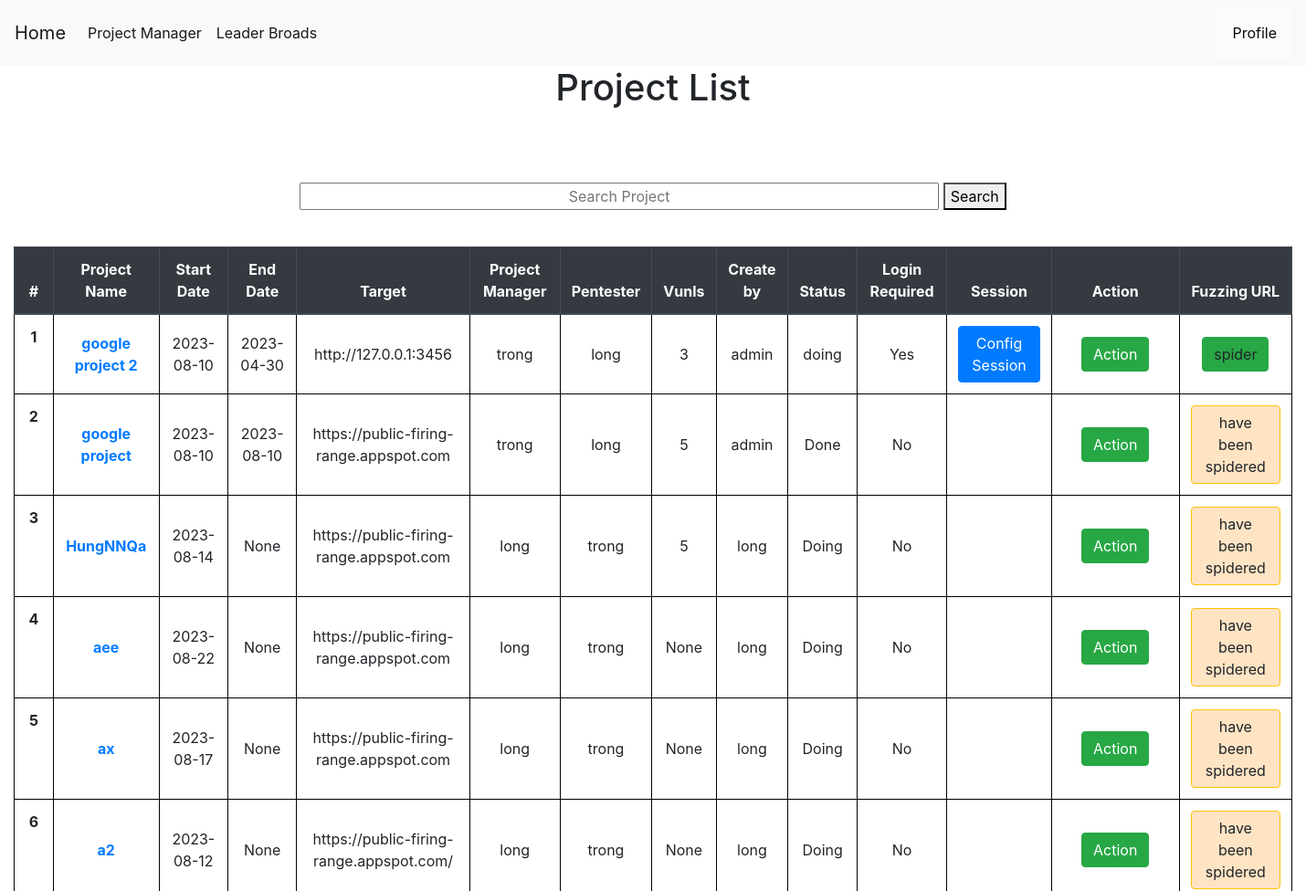
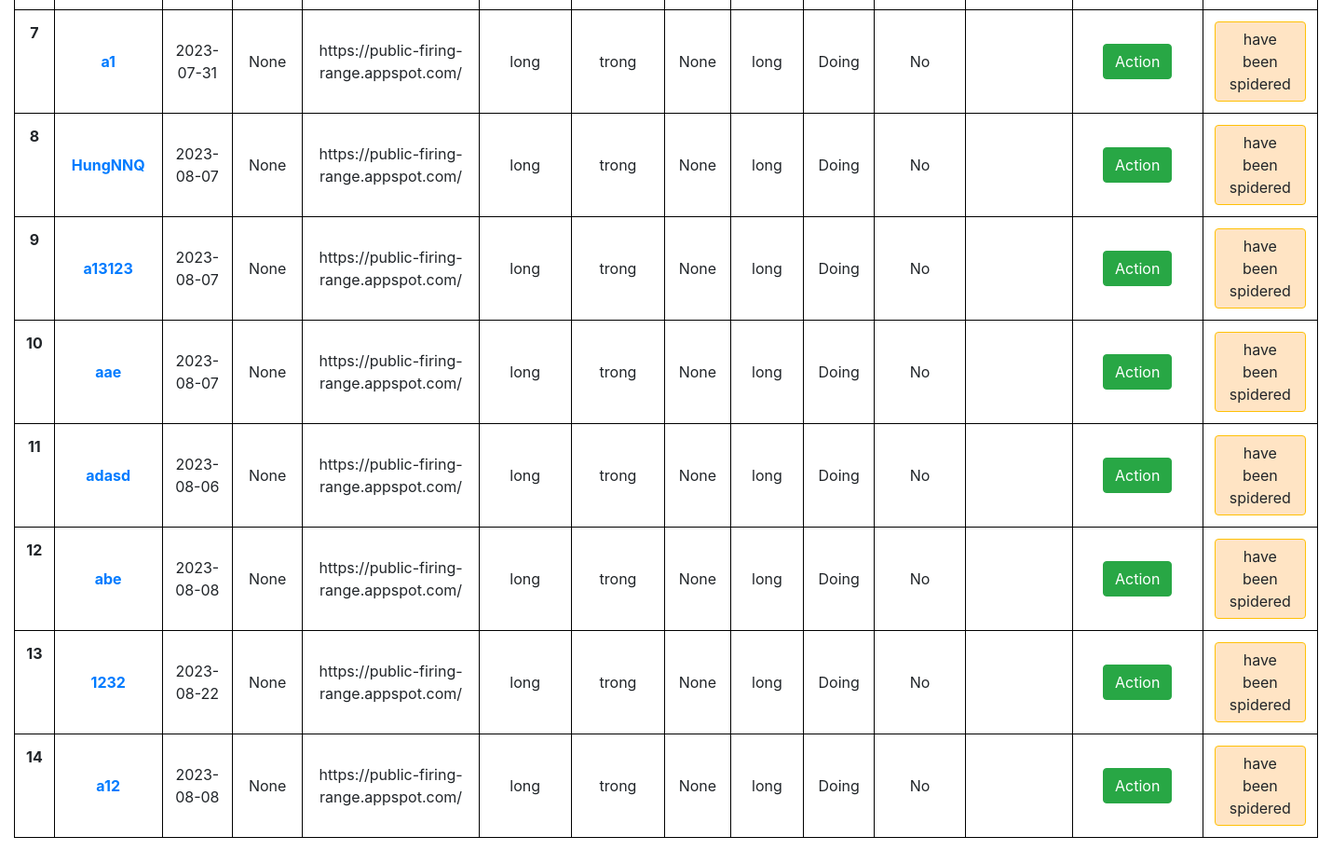
/projectmanager (signed in), run on an earlier commit of the app's database (2 pictures, top to bottom).
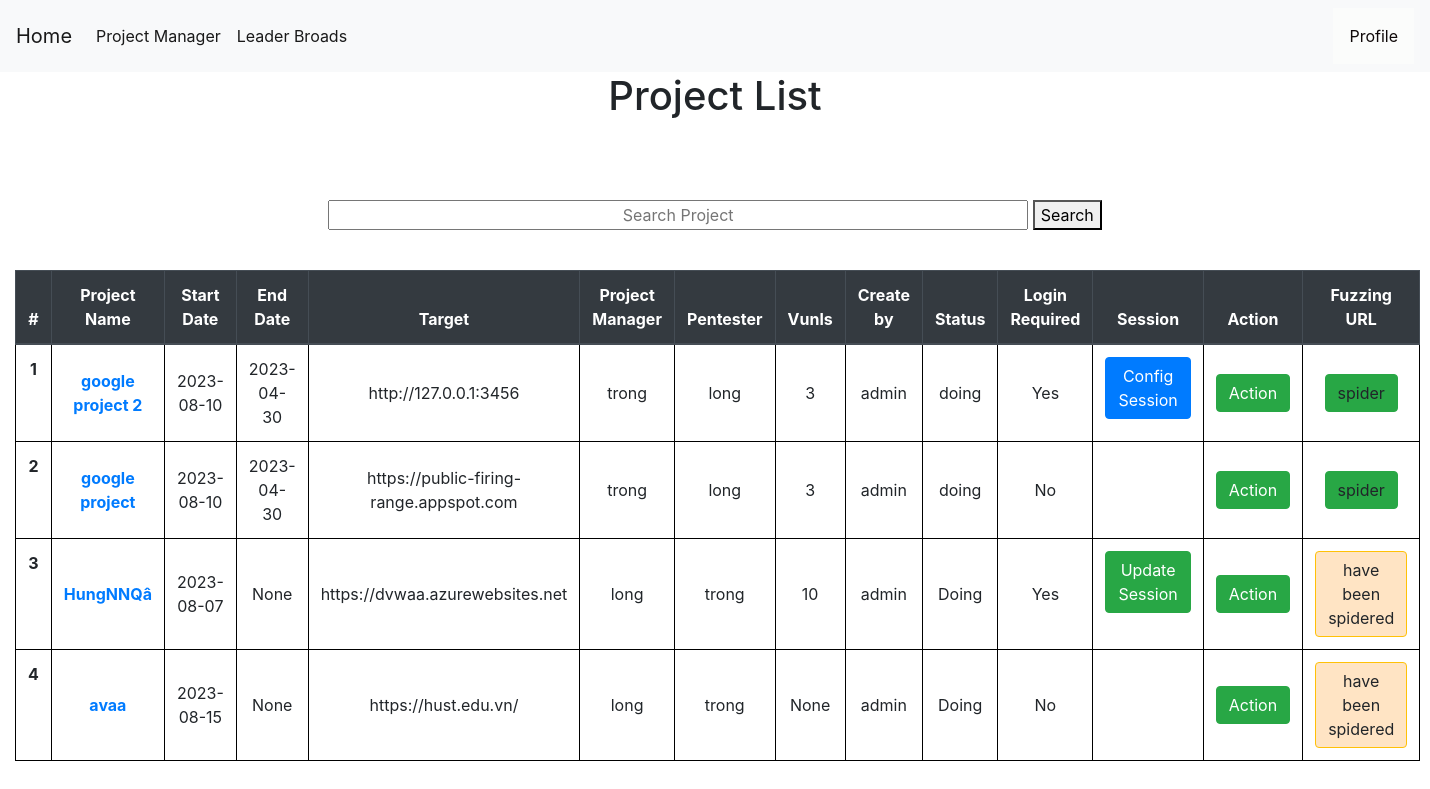
And on a later commit of the database.
### tables this page shows
CREATE TABLE projects (
    projectid INTEGER PRIMARY KEY AUTOINCREMENT,
    projectname TEXT NOT NULL,
    startdate date NOT NULL,
    enddate date,
    vunls int,
    target text not null,
    securitylevel TEXT,
    manager TEXT ,
    pentester TEXT ,
    status TEXT NOT NULL,
    create_by INTEGER ,
    isspider INTEGER DEFAULT 0,
    login INTEGER NOT NULL,
    isconfig INTEGER NOT NULL DEFAULT 0,
    FOREIGN KEY (pentester) REFERENCES users(username) ON DELETE CASCADE
    FOREIGN KEY (manager) REFERENCES users(username) ON DELETE CASCADE
    FOREIGN KEY (create_by) REFERENCES users(userid) ON DELETE CASCADE
);

### app.py (the view)
@app.route('/projectmanager', methods=('GET', 'POST'))
def showproject():
    msg = ''
    if session["userid"] == None:
        return redirect(url_for('login'))
    currentuser = get_current_user()
    conn = get_db_connection()
    projects = conn.execute('SELECT * FROM projects where pentester = ? OR manager = ?',(currentuser["username"],currentuser["username"],)).fetchall()
    allprojects = conn.execute('SELECT * FROM projects').fetchall()
    users = conn.execute('SELECT * FROM users').fetchall()
    conn.commit()
    conn.close()
    return render_template('show_project.html', allprojects=allprojects,currentuser=currentuser,projects=projects,users=users,msg=msg)

### app.py (called while the page is built)
def get_db_connection():
    conn = sqlite3.connect('database.db')
    conn.row_factory = sqlite3.Row
    return conn

def get_current_user():
    userid = session["userid"]
    conn = get_db_connection()
    user = conn.execute('SELECT * FROM users WHERE userid = ?',(userid,)).fetchone()
    conn.commit()
    conn.close()
    return user

### templates/show_project.html (shortened to what this page needs)
{% extends 'base.html' %}
{% block content %}
    <center><h1>{% block title %}  Project List  {% endblock %}</h1></center>
    <link rel= "stylesheet" type= "text/css" href= "{{ url_for('static',filename='css/showuser.css') }}">
    <link rel= "stylesheet" type= "text/css" href= "{{ url_for('static',filename='css/loading.css') }}">
  <center>
  <form action="{{ url_for('search_project') }}" method ="GET">
    <input style="text-align: center;width:50%;" name="projectname" type="projectname" placeholder="Search Project" />
    <button>Search</button>
  </form>
</center></br>
<div >
    <table class="table" style="width:100%">
        <thead class="thead-dark" style="width:100%">
          <tr>
            <th style="text-align: center"scope="col">#</th>
            <th style="text-align: center"scope="col">Project Name</th>
            <th style="text-align: center"scope="col">Start Date</th>
            <th style="text-align: center"scope="col">End Date</th>
            <th style="text-align: center"scope="col">Target</th>
            <th style="text-align: center"scope="col">Project Manager</th>
            <th style="text-align: center"scope="col">Pentester</th>
            <th style="text-align: center"scope="col">Vunls</th>
            <th style="text-align: center"scope="col">Create by</th>
            <th style="text-align: center"scope="col">Status</th>
            <th style="text-align: center"scope="col">Login Required</th>
            <th style="text-align: center"scope="col">Session</th>
            <th style="text-align: center;width: 10%;"scope="col">Action</th>
            <th style="text-align: center"scope="col">Fuzzing URL</th>
          </tr>
        </thead>
        <tbody>
        {% for project in projects %}
          <tr >
            <th style="text-align: center" class="counterCell"></th>
            <th style="text-align: center"class="align-middle" scope="row"><a href="{{ url_for('project_detail',id= project.projectid) }} ">{{ project.projectname }}</a></th>
            <td style="text-align: center"class="align-middle" >{{ project.startdate }}</td>
            <td style="text-align: center"class="align-middle" >{{ project.enddate }}</td>
            <td style="text-align: center"class="align-middle" >{{ project.target }}</a></td>
            <td style="text-align: center"class="align-middle" >{{ project.manager }}</td>
            <td style="text-align: center"class="align-middle" >{{ project.pentester }}</td>
            <td style="text-align: center"class="align-middle" >{{ project.vunls }}</td>
            <td style="text-align: center"class="align-middle" >{{ project.create_by }}</td>
            <td style="text-align: center"class="align-middle" >{{ project.status }}</td>
            {% if project.login == 1 %}
            <td style="text-align: center"class="align-middle" >Yes</td>
            {% else %}
            <td style="text-align: center"class="align-middle" >No</td>
            {% endif %}
            <td>
            {% if project.login == 1 %}
              {% if project.isconfig == 0%}
              <a style="text-align: center" href="{{ url_for('cookies_config',id= project.projectid) }}" class="btn btn-primary">Config Session</a>
              {% else %}
              <a style="text-align: center" href="{{ url_for('cookies_update',id= project.projectid) }}" class="btn btn-success">Update Session</a>
              {% endif%}
            {% else %}
            <a></a>
            {% endif %}
            </td>
            <td style="text-align: center" class="align-middle" >
              <div style="float:center;" class="dropdown">
                <button class="btn btn-success" class="dropbtn">Action</button>
              </div>
            </td>
            <td style="text-align: center" class="align-middle" >
                      {% if project.isspider != 1 %}
                      <a  style="text-align: center"class="btn btn-success" onclick="loadScreen({{project.projectid}})">spider</a>
                      {% else %}
                      <a class="btn btn-warning" style="background-color: bisque;" style="text-align: center" class="align-middle" >
                        have been spidered
                      </a>
                      {% endif %}
            </td>
          </tr>
        {% endfor %}
        </tbody>
      </table>
    </div>
{% endblock %}

### templates/base.html (shortened to what this page needs)
<!doctype html>
<link rel= "stylesheet" type= "text/css" href= "{{ url_for('static',filename='css/style.css') }}">
<html lang="en">
  <head>
    <link rel="stylesheet" href="https://stackpath.bootstrapcdn.com/bootstrap/4.3.1/css/bootstrap.min.css">
  </head>
  <body>
    <nav class="navbar navbar-expand-md navbar-light bg-light">
      {% block sidebar %}
        <a class="navbar-brand" href="{{ url_for('dashboard')}}">Home</a>
        <div class="collapse navbar-collapse" id="navbarNav">
            <ul class="navbar-nav">
              {% if session.userid %}
              <li class="nav-item active">
                <a class="nav-link" href="{{ url_for('showproject')}}">Project Manager</a>
              </li>
              <li class="nav-item active">
                <a class="nav-link" href="{{ url_for('leaderboard')}}">Leader Broads</a>
              </li>
              {% endif %}
              </ul>
        </div>
        {% endblock %}
        {% if session.userid %}
        <div class="dropdown">
          <button class="dropbtn">Profile</button>
        </div>
        {% else %}
          <a href="{{ url_for('login')}}" class="nav-link">Login</a>
        {% endif %}
    </nav>
    <div class="container">
        {% block content %} {% endblock %}
    </div>
</html>

### static/css/style.css (style rules this page uses)
table, th, td { border: 1px solid black; }
body { min-height: 100vh; height: 100%; margin: 0; z-index: 10; display: grid; grid-template-rows: auto 1fr auto; }
body { display: flex; flex-direction: column; }
.dropbtn { background-color: #fbfcfb; color: rgb(15, 8, 8); padding: 16px; font-size: 16px; border: none; }
.dropdown { position: relative; display: inline-block; }
.container { max-width: 1680px !important; }

### static/css/showuser.css (style rules this page uses)
table { counter-reset: tableCount; }
.counterCell:before { content: counter(tableCount); counter-increment: tableCount; }

What changed in the data, as far as the page shows it:
removed projects: projectname "ax", startdate "2023-08-17", enddate "None", target "https://public-firing-range.appspot.com", manager "long", pentester "trong", vunls "None", create_by "long", status "Doing", login "No", isspider "have been spidered"
removed projects: projectname "a2", startdate "2023-08-12", enddate "None", target "https://public-firing-range.appspot.com/", manager "long", pentester "trong", vunls "None", create_by "long", status "Doing", login "No", isspider "have been spidered"
removed projects: projectname "a1", startdate "2023-07-31", enddate "None", target "https://public-firing-range.appspot.com/", manager "long", pentester "trong", vunls "None", create_by "long", status "Doing", login "No", isspider "have been spidered"
removed projects: projectname "HungNNQ", startdate "2023-08-07", enddate "None", target "https://public-firing-range.appspot.com/", manager "long", pentester "trong", vunls "None", create_by "long", status "Doing", login "No", isspider "have been spidered"
removed projects: projectname "a13123", startdate "2023-08-07", enddate "None", target "https://public-firing-range.appspot.com/", manager "long", pentester "trong", vunls "None", create_by "long", status "Doing", login "No", isspider "have been spidered"
removed projects: projectname "aae", startdate "2023-08-07", enddate "None", target "https://public-firing-range.appspot.com/", manager "long", pentester "trong", vunls "None", create_by "long", status "Doing", login "No", isspider "have been spidered"
removed projects: projectname "adasd", startdate "2023-08-06", enddate "None", target "https://public-firing-range.appspot.com/", manager "long", pentester "trong", vunls "None", create_by "long", status "Doing", login "No", isspider "have been spidered"
removed projects: projectname "abe", startdate "2023-08-08", enddate "None", target "https://public-firing-range.appspot.com/", manager "long", pentester "trong", vunls "None", create_by "long", status "Doing", login "No", isspider "have been spidered"
removed projects: projectname "1232", startdate "2023-08-22", enddate "None", target "https://public-firing-range.appspot.com/", manager "long", pentester "trong", vunls "None", create_by "long", status "Doing", login "No", isspider "have been spidered"
removed projects: projectname "a12", startdate "2023-08-08", enddate "None", target "https://public-firing-range.appspot.com/", manager "long", pentester "trong", vunls "None", create_by "long", status "Doing", login "No", isspider "have been spidered"
changed projects "google project": enddate "2023-08-10" → "2023-04-30"; vunls "5" → "3"; status "Done" → "doing"; isspider "have been spidered" → "spider"
changed projects: projectname "HungNNQa" → "HungNNQâ"; startdate "2023-08-14" → "2023-08-07"; target "https://public-firing-range.appspot.com" → "https://dvwaa.azurewebsites.net"; vunls "5" → "10"; create_by "long" → "admin"; login "No" → "Yes Update Session"
changed projects: projectname "aee" → "avaa"; startdate "2023-08-22" → "2023-08-15"; target "https://public-firing-range.appspot.com" → "https://hust.edu.vn/"; create_by "long" → "admin"
